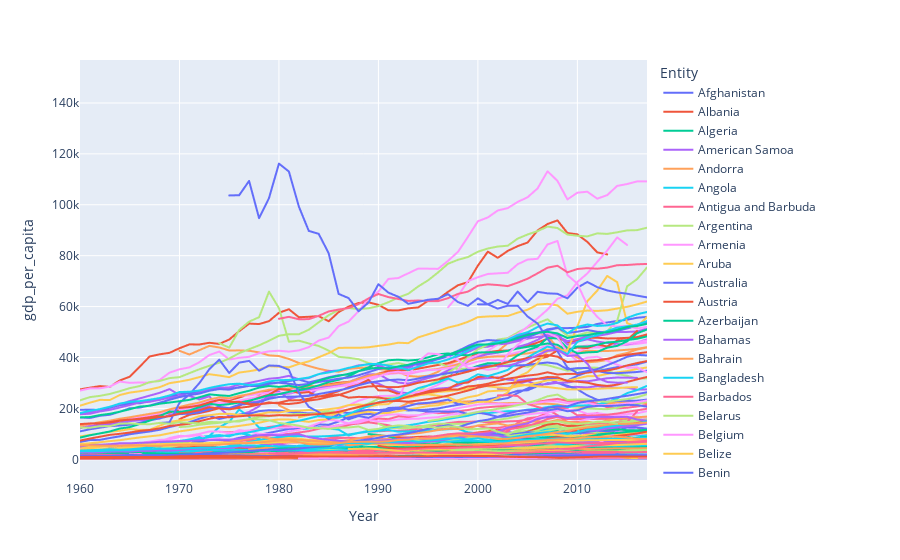

Source (notebook cell):
### Code cell
# plot various countries, and eventually plot All countries.
px.line(gdp_and_pop, x = "Year", y = "gdp_per_capita", color = "Entity")
